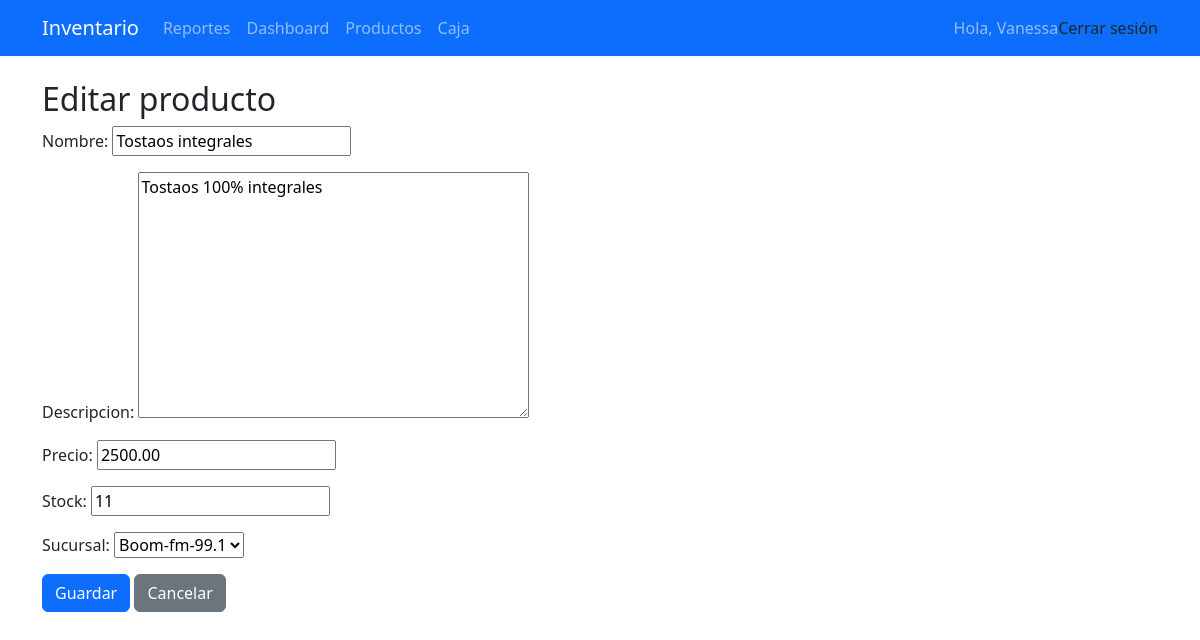
Page /productos/4/editar/ (signed in) on the earlier database version.
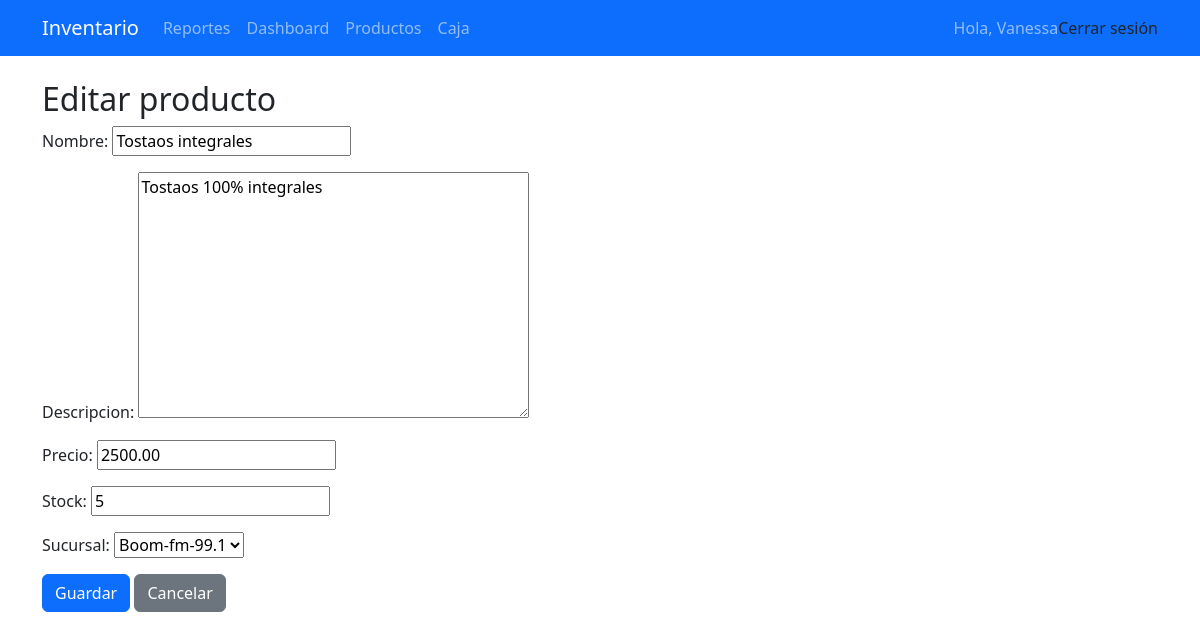
Same page on the later database version.
### inventario/models.py (models this page shows, shortened)
class Producto(models.Model):
    nombre = models.CharField(max_length=120)
    descripcion = models.TextField(blank=True)
    precio = models.DecimalField(max_digits=10, decimal_places=2)
    stock = models.PositiveIntegerField(default=0)
    sucursal = models.ForeignKey(Sucursal, on_delete=models.CASCADE, related_name='productos')
    fecha_creacion = models.DateTimeField(auto_now_add=True)

class Sucursal(models.Model):
    nombre = models.CharField(max_length=100, unique=True)
    direccion = models.CharField(max_length=200, blank=True, null=True)
    telefono = models.CharField(max_length=20, blank=True, null=True)
    def __str__(self):
        return self.nombre

### inventario/views_productos.py (the view, shortened to what this page needs)
# urls.py: path('productos/<int:pk>/editar/', ProductoUpdateView.as_view(), name='producto_update'),
class ProductoUpdateView(ProductoBase, UpdateView):
    model = Producto
    form_class = ProductoForm
    template_name = 'inventario/producto_form.html'
    success_url = reverse_lazy('producto_list')
    def dispatch(self, request, *args, **kwargs):
        self.check_permiso_edicion()
        return super().dispatch(request, *args, **kwargs)
    def get_queryset(self):
        qs = Producto.objects.all()
        return self.filtrar_por_permiso(qs)
    def get_form_kwargs(self):
        kwargs = super().get_form_kwargs()
        kwargs['user'] = self.request.user
        return kwargs

### inventario/forms.py
class ProductoForm(forms.ModelForm):
    class Meta:
        model = Producto
        fields = ['nombre', 'descripcion', 'precio', 'stock', 'sucursal']
    def __init__(self, *args, **kwargs):
        user = kwargs.pop('user', None)
        super().__init__(*args, **kwargs)
        self.fields['precio'].min_value = 0
        self.fields['stock'].min_value = 0
        if user:
            rol, sucursales = role_and_sucursales(user)
            if rol in ['Administrador', 'Subadministrador']:
                self.fields['sucursal'].queryset = Sucursal.objects.all()
            else:
                self.fields['sucursal'].queryset = Sucursal.objects.filter(
                    id__in=[s.id for s in sucursales]
                )
        else:
            self.fields['sucursal'].queryset = Sucursal.objects.none()

### inventario/context_processors.py (called while the page is built)
def role_context(request):
    role = None
    if request.user.is_authenticated:
        perfil = getattr(request.user, 'perfil', None)
        role = getattr(perfil, 'rol', None)
    return {'role': role}

### inventario/permissions.py (called while the page is built)
def user_role(user):
    perfil = getattr(user, 'perfil', None)
    return getattr(perfil, 'rol', None) if perfil else None

### templates/inventario/producto_form.html (shortened to what this page needs)
{% extends "base.html" %}
{% block content %}
<h2>{{ form.instance.pk|yesno:"Editar producto,Nuevo producto" }}</h2>
<form method="post">
  {{ form.as_p }}
  <button class="btn btn-primary" type="submit">Guardar</button>
  <a class="btn btn-secondary" href="{% url 'producto_list' %}">Cancelar</a>
</form>
{% endblock %}

Differences in the rows shown:
changed Producto "Editar producto": stock "11" → "5"
